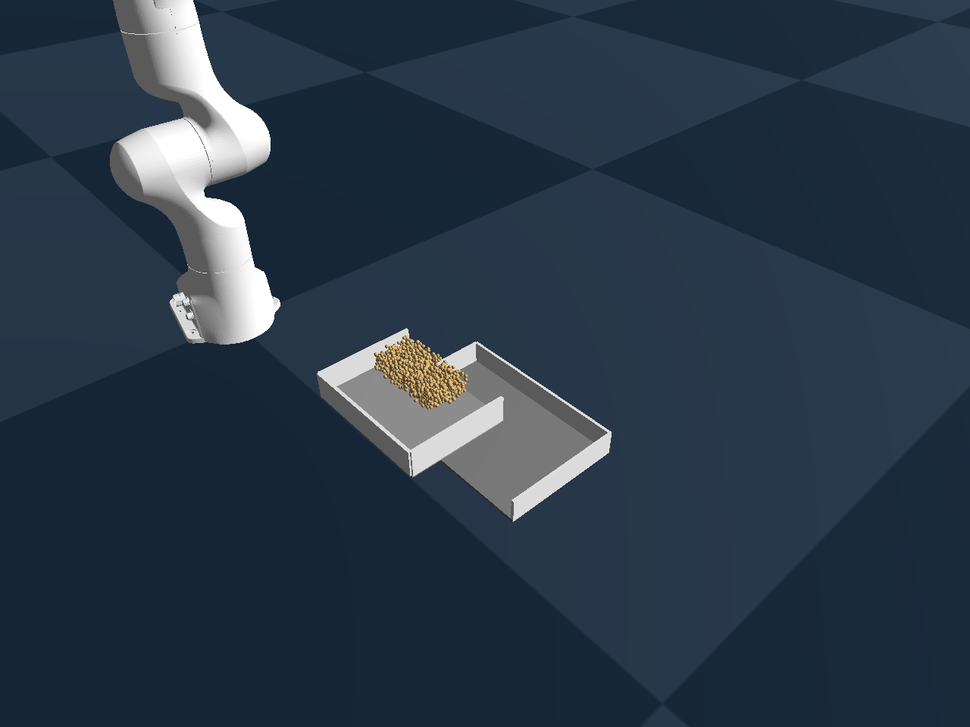
#> input picture figures/genesis_renders/scene_sand.png, 970 x 727 px, shrunk from 1280 x 960 before the run
$ python gen_fig5_scene_schematic.py
#> lines starting #> are read from the running program, lines starting #| are printed output that depends on the picture
"""Compose the three Genesis renders (sand / snow / elastoplastic) into a
single 3-panel figure for the paper.

Inputs:  figures/genesis_renders/scene_{sand,snow,elastoplastic}.png
Output:  figures/fig5_scene_schematic.pdf
         (same filename as the previous schematic so the LaTeX include
         path stays unchanged)
"""

from __future__ import annotations

from pathlib import Path

import matplotlib
matplotlib.use("Agg")
import matplotlib.pyplot as plt
from matplotlib.image import imread


PANELS = [
    ("scene_sand.png",          "Sand (granular)"),
    ("scene_snow.png",          "Snow (cohesive)"),
    ("scene_elastoplastic.png", "Elastoplastic\n(recoverable rebound)"),
]


def main() -> None:
    here = Path(__file__).parent
    src_dir = here / "genesis_renders"
    out_path = here / "fig5_scene_schematic.pdf"

    fig, axes = plt.subplots(1, 3, figsize=(7.0, 2.6))
    for ax, (fname, label) in zip(axes, PANELS):
        img = imread(src_dir / fname)
#> img is the input picture: shape (727, 970, 3) float32; mean R, G, B 0.165, 0.223, 0.283
        # Crop to the interesting lower-left region (where the platform +
        # pile + arm sit).  Genesis renders the scene into the full
        # 1280x960 canvas but the action is in the lower-left quadrant.
        h, w = img.shape[:2]
#> h = 727; w = 970
        # Keep the full width but trim ~12% from the top, as the upper
        # area is sky.
        img = img[int(0.12 * h):, :]
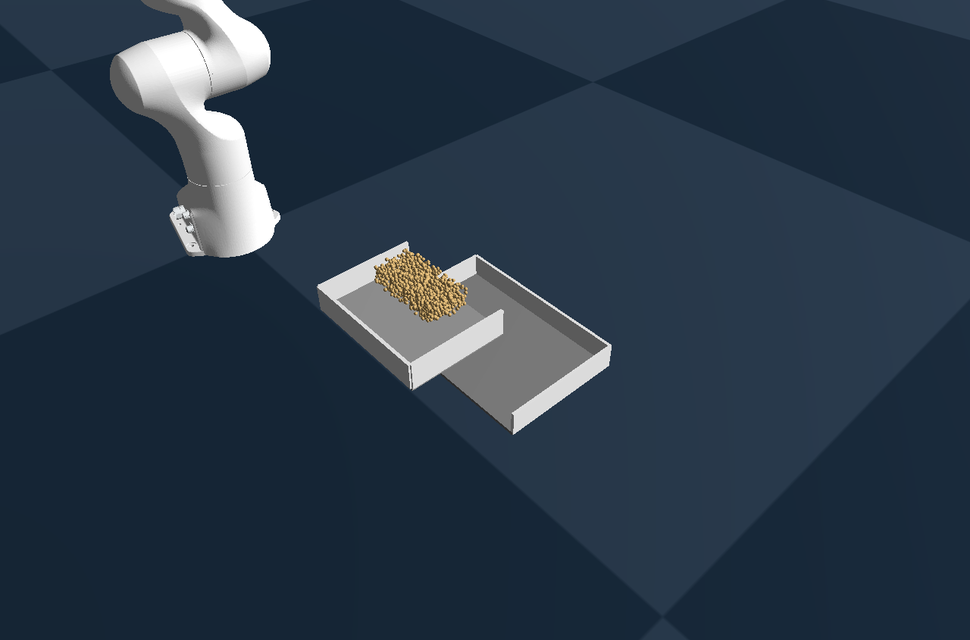
#> img: shape (640, 970, 3) float32; mean R, G, B 0.164, 0.221, 0.281
        ax.imshow(img)
        ax.set_title(label, fontsize=9, pad=2)
        ax.set_xticks([])
        ax.set_yticks([])
        ax.set_frame_on(False)
#> pass 2 of the loop in main, `for ax, (fname, label) in zip(axes, PANELS):`:
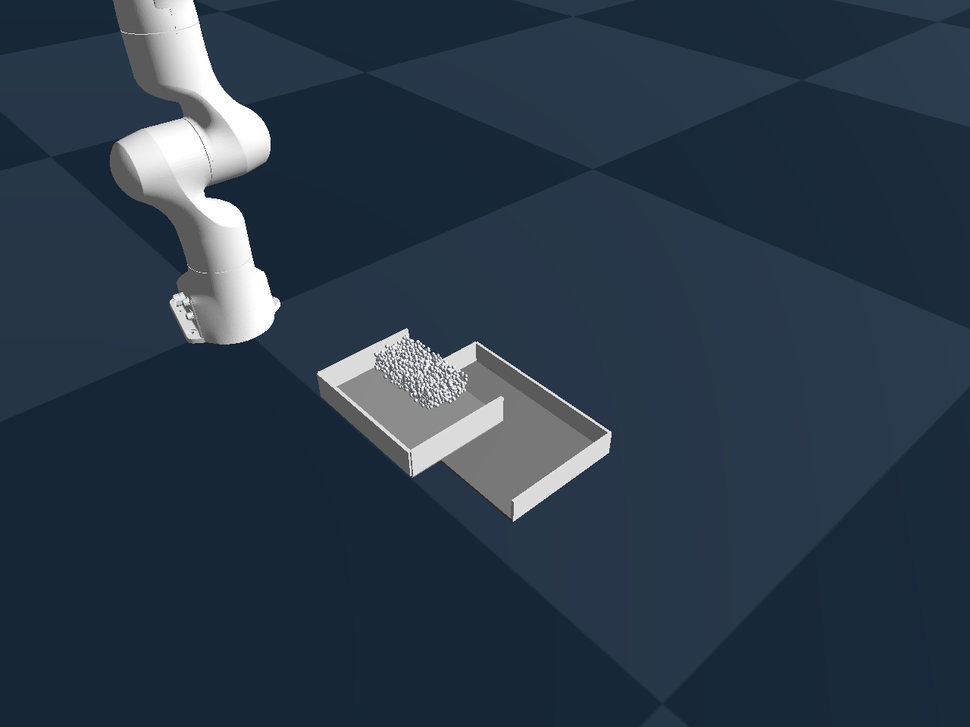
#> input picture figures/genesis_renders/scene_snow.png, 970 x 727 px, shrunk from 1280 x 960 before the run
#> in main, img is the input picture: shape (727, 970, 3) float32; mean R, G, B 0.166, 0.224, 0.285
#> in main, `img = img[int(0.12 * h):, :]`:
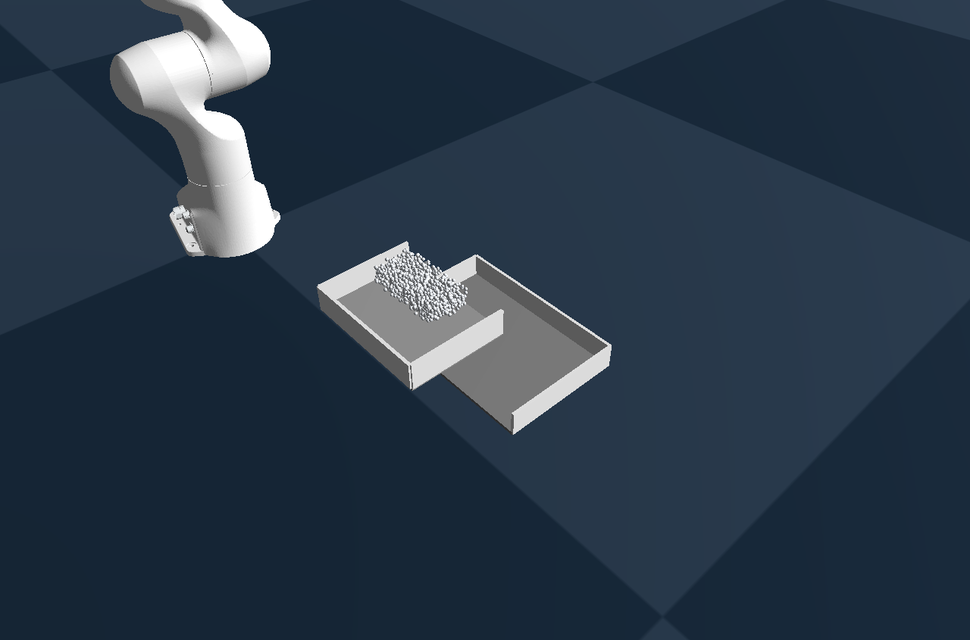
#> img: shape (640, 970, 3) float32; mean R, G, B 0.164, 0.222, 0.283
#> pass 3 of the loop in main, `for ax, (fname, label) in zip(axes, PANELS):`:
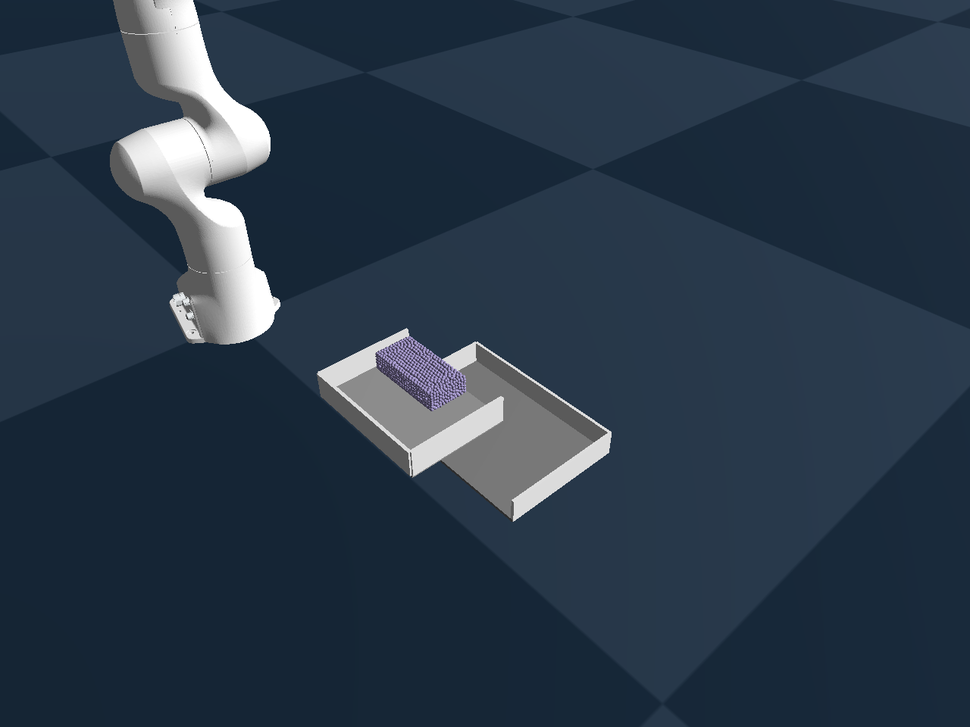
#> input picture figures/genesis_renders/scene_elastoplastic.png, 970 x 727 px, shrunk from 1280 x 960 before the run
#> in main, img is the input picture: shape (727, 970, 3) float32; mean R, G, B 0.164, 0.222, 0.284
#> in main, `img = img[int(0.12 * h):, :]`:
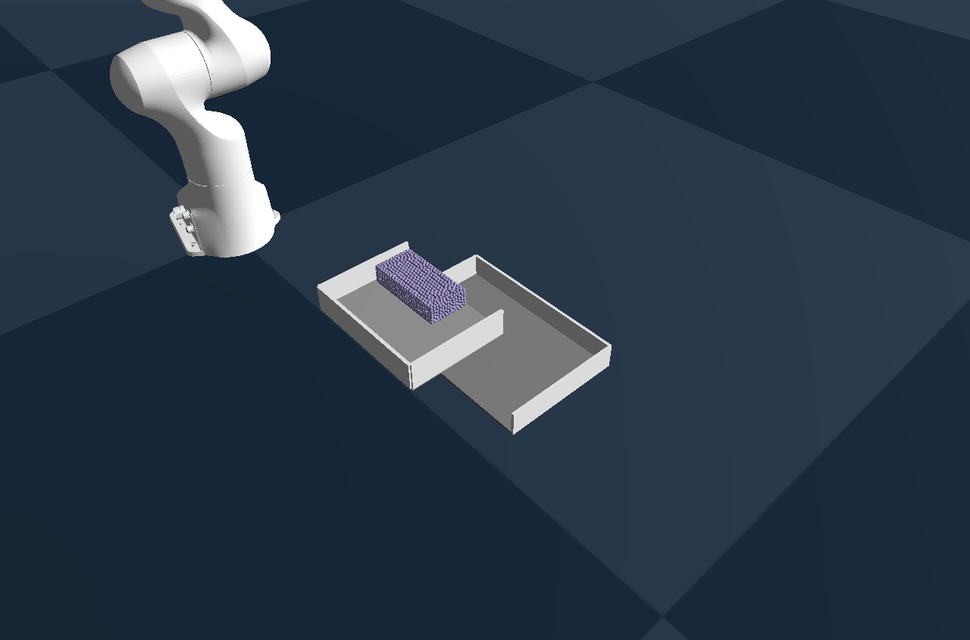
#> img: shape (640, 970, 3) float32; mean R, G, B 0.163, 0.221, 0.282

    fig.suptitle(
        "Edge-push benchmark: Genesis renders across material families",
        fontsize=10, y=1.00,
    )
    fig.subplots_adjust(top=0.86, bottom=0.02, left=0.01, right=0.99,
                         wspace=0.04)
    fig.savefig(out_path, format="pdf", bbox_inches="tight", dpi=200)
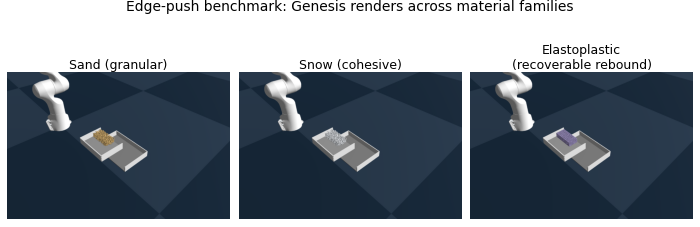
#> figure drawn by matplotlib, 3 panels
    print(f"saved {out_path}")


if __name__ == "__main__":
    main()
